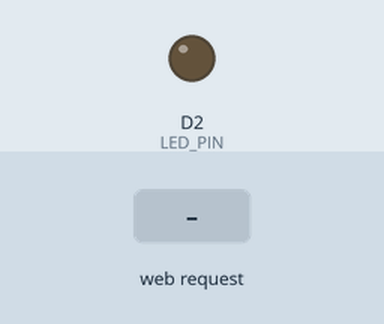
Bench run of a sketch on a simulated ESP8266 (NodeMCU). On the bench: output pins drawn as LEDs (lit = HIGH). Inputs (shaded band) come from the test bench. WiFi joins after 1.5 s; servers stay silent unless stated; what the sketch prints to the serial monitor is not drawn.

Above: at 2.7 s.
2.8 s: HTTP request GET /ledon received
At 3.1 s:
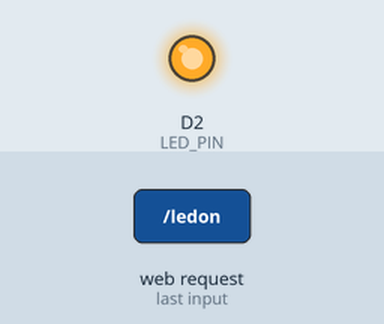
4.3 s: HTTP request GET /ledoff received
At 5.5 s:
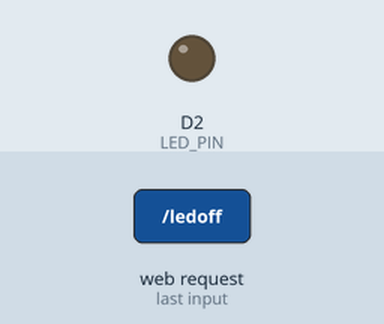
Timing chart, 0 to 7.3 s (numbered marks = the images above; inputs shaded):
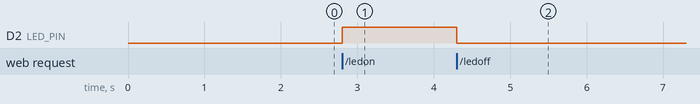

The sketch:

temphum.ino
```cpp
#include <ESP8266WiFi.h>
#include <ESPAsyncWebServer.h>
#include <Adafruit_Sensor.h>
#include <DHT.h>

// WiFi credentials
const char* ssid = "shubhajaani";
const char* password = "druvilalu27";

// DHT setup
#define DHTPIN D4
#define DHTTYPE DHT11
DHT dht(DHTPIN, DHTTYPE);

// LED
#define LED_PIN D2
bool ledState = false;

// Async Web Server on port 80
AsyncWebServer server(80);

// HTML Dashboard
const char index_html[] PROGMEM = R"rawliteral(
<!DOCTYPE html>
<html lang="en">
<head>
  <meta charset="UTF-8" />
  <meta name="viewport" content="width=device-width, initial-scale=1" />
  <title>Smart Room Reading</title>
  <style>
    @import url('https://fonts.googleapis.com/css2?family=Montserrat:wght@600&display=swap');

    body {
      font-family: 'Montserrat', sans-serif;
      background: linear-gradient(135deg, #6b73ff 0%, #000dff 100%);
      color: #fff;
      margin: 0;
      padding: 30px 10px;
      display: flex;
      flex-direction: column;
      align-items: center;
      min-height: 100vh;
    }

    h1 {
      font-size: 3rem;
      margin-bottom: 40px;
      letter-spacing: 2px;
      text-shadow: 2px 2px 8px rgba(0, 0, 0, 0.5);
    }

    .container {
      display: flex;
      gap: 30px;
      flex-wrap: wrap;
      justify-content: center;
      width: 90%;
      max-width: 900px;
    }

    .card {
      background: linear-gradient(145deg, #1f1f9f, #3434e0);
      border-radius: 15px;
      box-shadow: 0 6px 15px rgba(0, 0, 0, 0.3);
      width: 280px;
      height: 180px;
      display: flex;
      flex-direction: column;
      justify-content: center;
      align-items: center;
      transition: background 0.4s ease;
    }

    .card h2 {
      margin: 0;
      font-size: 2.5rem;
      letter-spacing: 1.5px;
    }

    .card p {
      margin-top: 10px;
      font-size: 1.1rem;
      font-weight: 600;
      color: #cfcfff;
      text-shadow: 1px 1px 4px rgba(0, 0, 0, 0.4);
    }

    /* Special styling for message card */
    .message {
      font-size: 1.3rem;
      font-weight: 700;
      color: #ff4444;
      text-shadow: 1px 1px 4px rgba(0, 0, 0, 0.6);
    }
    .normal {
      color: #44ff88;
    }
  </style>
</head>
<body>

  <h1>Smart Room Reading</h1>

  <div class="container">
    <div class="card" id="tempCard">
      <h2 id="temperature">-- °C</h2>
      <p>Temperature</p>
    </div>

    <div class="card" id="humCard">
      <h2 id="humidity">-- %</h2>
      <p>Humidity</p>
    </div>

    <div class="card" id="msgCard">
      <p id="message" class="message normal">Waiting for data...</p>
    </div>
  </div>

  <script>
    async function fetchSensorData() {
      try {
        const response = await fetch('/sensor');
        const data = await response.json();

        if(data.temperature !== null && data.humidity !== null) {
          // Update temperature
          document.getElementById('temperature').textContent = data.temperature.toFixed(1) + ' °C';

          // Update humidity
          document.getElementById('humidity').textContent = data.humidity.toFixed(1) + ' %';

          // Update message and LED status based on temperature
          const msgEl = document.getElementById('message');
          if (data.temperature > 30) {
            msgEl.textContent = "Turn ON AC!";
            msgEl.classList.remove('normal');
            msgEl.style.color = '#ff4444';
            // Tell ESP to turn LED off by calling endpoint
            fetch('/ledoff');
          } else {
            msgEl.textContent = "Temperature Normal";
            msgEl.classList.add('normal');
            msgEl.style.color = '#44ff88';
            // Tell ESP to turn LED on by calling endpoint
            fetch('/ledon');
          }
        } else {
          document.getElementById('message').textContent = "Sensor Error!";
        }
      } catch (error) {
        document.getElementById('message').textContent = "Connection Error!";
      }
    }

    setInterval(fetchSensorData, 2000);
    fetchSensorData();
  </script>

</body>
</html>
)rawliteral";

void setup() {
  Serial.begin(115200);
  dht.begin();

  pinMode(LED_PIN, OUTPUT);
  digitalWrite(LED_PIN, LOW);

  // Connect to Wi-Fi
  WiFi.begin(ssid, password);
  Serial.print("Connecting to WiFi");
  while (WiFi.status() != WL_CONNECTED) {
    delay(500);
    Serial.print(".");
  }
  Serial.println();
  Serial.print("Connected! IP address: ");
  Serial.println(WiFi.localIP());

  // Serve dashboard page
  server.on("/", HTTP_GET, [](AsyncWebServerRequest *request){
    request->send_P(200, "text/html", index_html);
  });

  // Serve JSON sensor data
  server.on("/sensor", HTTP_GET, [](AsyncWebServerRequest *request){
    float temp = dht.readTemperature();
    float hum = dht.readHumidity();

    if (isnan(temp) || isnan(hum)) {
      request->send(200, "application/json", "{\"temperature\":null,\"humidity\":null}");
    } else {
      String json = "{\"temperature\":" + String(temp, 1) + ",\"humidity\":" + String(hum, 1) + "}";
      request->send(200, "application/json", json);
    }
  });

  // LED ON endpoint
  server.on("/ledon", HTTP_GET, [](AsyncWebServerRequest *request){
    digitalWrite(LED_PIN, HIGH);
    ledState = true;
    request->send(200, "text/plain", "LED ON");
  });

  // LED OFF endpoint
  server.on("/ledoff", HTTP_GET, [](AsyncWebServerRequest *request){
    digitalWrite(LED_PIN, LOW);
    ledState = false;
    request->send(200, "text/plain", "LED OFF");
  });

  server.begin();
}

void loop() {
  // Nothing needed here, everything handled asynchronously
}
```

Measured:
- after the input at 2.8 s, D2 (LED_PIN): LOW → HIGH at once
- after the input at 4.3 s, D2 (LED_PIN): HIGH → LOW at once
